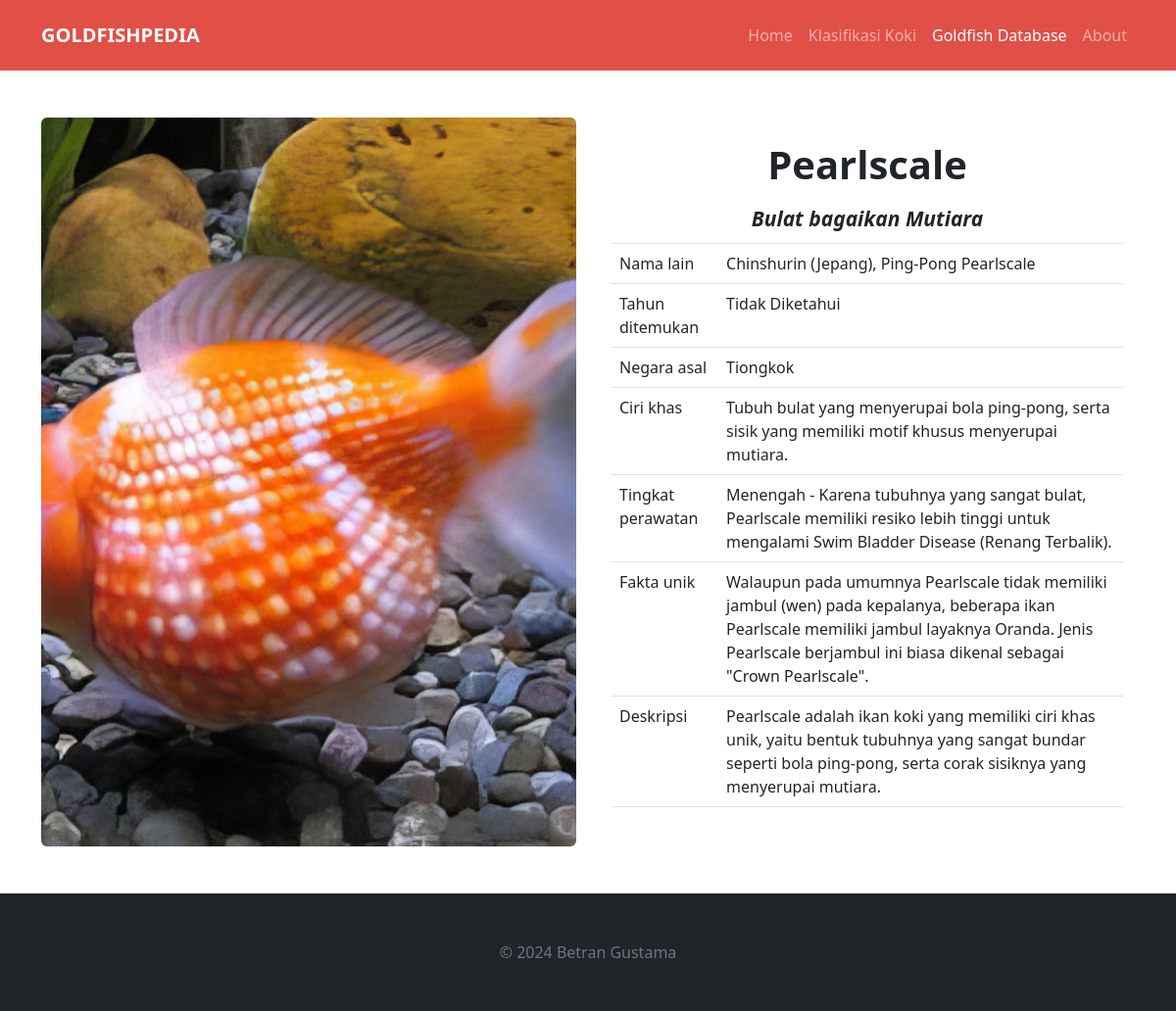
Screenshot of /goldfish/4 with the database file from the repository.
### tables this page shows
CREATE TABLE "goldfishtable" (
  "goldfishID" integer NOT NULL PRIMARY KEY AUTOINCREMENT,
  "breedname" TEXT NOT NULL,
  "subtitle" TEXT NOT NULL,
  "alias" TEXT DEFAULT "-",
  "year" text DEFAULT "Tidak Diketahui",
  "COI" TEXT DEFAULT "Tidak Diketahui",
  "feature" TEXT NOT NULL,
  "treatment" TEXT,
  "fact" TEXT,
  "img" TEXT,
  "shortdesc" TEXT
);

### index.py (the view)
@app.route('/goldfish/<int:goldfish_id>')
def fishinfo(goldfish_id):
    cur = get_db().cursor()
    cur.execute('SELECT * FROM goldfishtable WHERE goldfishid = ?', (goldfish_id,))
    info = cur.fetchone()
    return render_template('gfinfo.html', post=info)

### index.py (called while the page is built)
def get_db():
    db = getattr(g, '_database', None)
    if db is None:
        db = g._database = sql.connect(fishdb)
    return db

@app.teardown_appcontext
def close_connection(exception):
    db = getattr(g, '_database', None)
    if db is not None:
        db.close()

### templates/gfinfo.html (shortened to what this page needs)
<!DOCTYPE html>
<html lang="en">
<head>
    <link rel="stylesheet" href="{{ url_for('static', filename='assets/bootstrap/css/bootstrap.min.css') }}">
    <link rel="stylesheet" href="{{ url_for('static', filename='assets/css/Hero-Carousel-images.css') }}">
    <link rel="stylesheet" href="https://cdnjs.cloudflare.com/ajax/libs/baguettebox.js/1.11.1/baguetteBox.min.css">
    <link rel="stylesheet" href="{{ url_for('static', filename='assets/css/Navbar-Right-Links-Dark-icons.css') }}">
</head>
<body>
    <nav class="navbar navbar-dark navbar-expand-md py-3" style="background: #e05047;">
        <div class="container"><a class="navbar-brand d-flex align-items-center" href="#"><span class="fw-bolder">GOLDFISHPEDIA</span></a>
            <div class="collapse navbar-collapse" id="navcol-1">
                <ul class="navbar-nav ms-auto">
                    <li class="nav-item"><a class="nav-link" href="{{ url_for('index')}}">Home</a></li>
                    <li class="nav-item"><a class="nav-link" href="{{ url_for('pred')}}">Klasifikasi Koki</a></li>
                    <li class="nav-item"><a class="nav-link active" href="{{ url_for('gflist')}}">Goldfish Database</a></li>
                    <li class="nav-item"><a class="nav-link" href="{{ url_for('about')}}">About</a></li>
                </ul>
            </div>
        </div>
    </nav>
    <div class="container py-4 py-xl-5">
        <div class="row row-cols-1 row-cols-md-2">
            <div class="col"><img class="rounded w-100 h-100 fit-cover" style="min-height: 300px;" src="{{ post[9] }}"></div>
            <div class="col d-flex flex-column justify-content-center p-4">
                <h1 style="text-align: center;font-weight: bold;">{{ post[1] }}</h1>
                <div class="table-responsive">
                    <table class="table">
                        <thead>
                            <tr>
                                <th colspan="2" style="text-align: center;font-style: italic;font-size: 21px;">{{ post[2] }}</th>
                            </tr>
                        </thead>
                        <tbody>
                            <tr>
                                <td>Nama lain</td>
                                <td>{{ post[3] }}</td>
                            </tr>
                            <tr>
                                <td>Tahun ditemukan</td>
                                <td>{{ post[4] }}</td>
                            </tr>
                            <tr>
                                <td>Negara asal</td>
                                <td>{{ post[5] }}</td>
                            </tr>
                            <tr>
                                <td>Ciri khas</td>
                                <td>{{ post[6] }}</td>
                            </tr>
                            <tr>
                                <td>Tingkat perawatan</td>
                                <td>{{ post[7] }}</td>
                            </tr>
                            <tr>
                                <td>Fakta unik</td>
                                <td>{{ post[8] }}</td>
                            </tr>
                            <tr>
                                <td>Deskripsi</td>
                                <td>{{ post[10] }}</td>
                            </tr>
                        </tbody>
                    </table>
                </div>
            </div>
        </div>
    </div>
    <footer class="text-center bg-dark">
        <div class="container text-white py-4 py-lg-5">
            <p class="text-muted mb-0">© 2024 Betran Gustama</p>
        </div>
    </footer>
</body>
</html>

### static/assets/css/Hero-Carousel-images.css (style rules this page uses)
.fit-cover { object-fit: cover; }

### rows the page displays
goldfishtable: img (picture), breedname "Pearlscale", subtitle "Bulat bagaikan Mutiara", alias "Chinshurin (Jepang), Ping-Pong Pearlscale", year "Tidak Diketahui", COI "Tiongkok", feature "Tubuh bulat yang menyerupai bola ping-pong, serta sisik yang memiliki motif khusus menyerupai mutiara.", treatment "Menengah - Karena tubuhnya yang sangat bulat, Pearlscale memiliki resiko lebih tinggi untuk mengalami Swim Bladder Disease (Renang Terbalik).", fact "Walaupun pada umumnya Pearlscale tidak memiliki jambul (wen) pada kepalanya, beberapa ikan Pearlscale memiliki jambul layaknya Oranda. Jenis Pearlscale berjambul ini biasa dikenal sebagai \"Crown Pearlscale\".", shortdesc "Pearlscale adalah ikan koki yang memiliki ciri khas unik, yaitu bentuk tubuhnya yang sangat bundar seperti bola ping-pong, serta corak sisiknya yang menyerupai mutiara."
